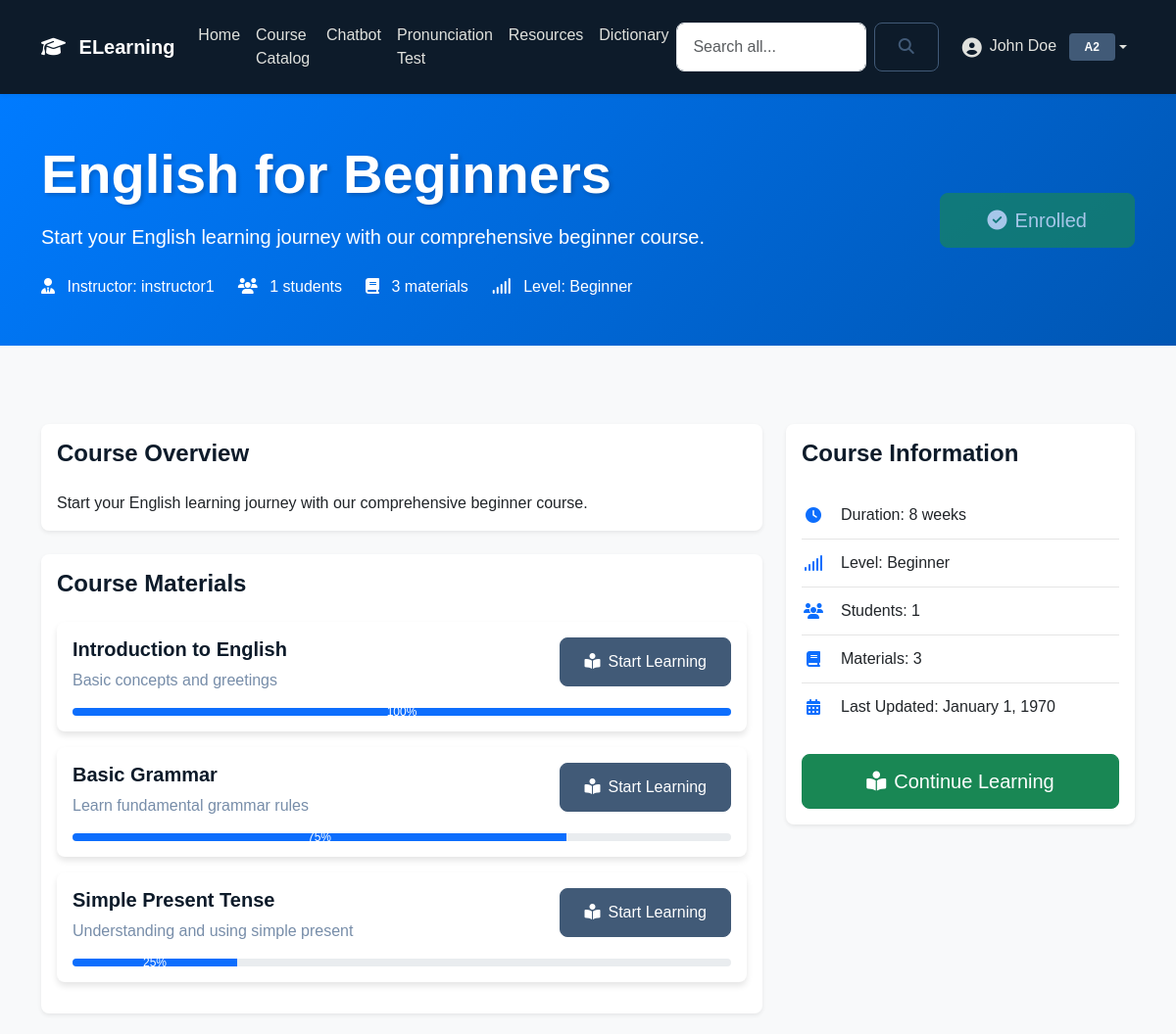
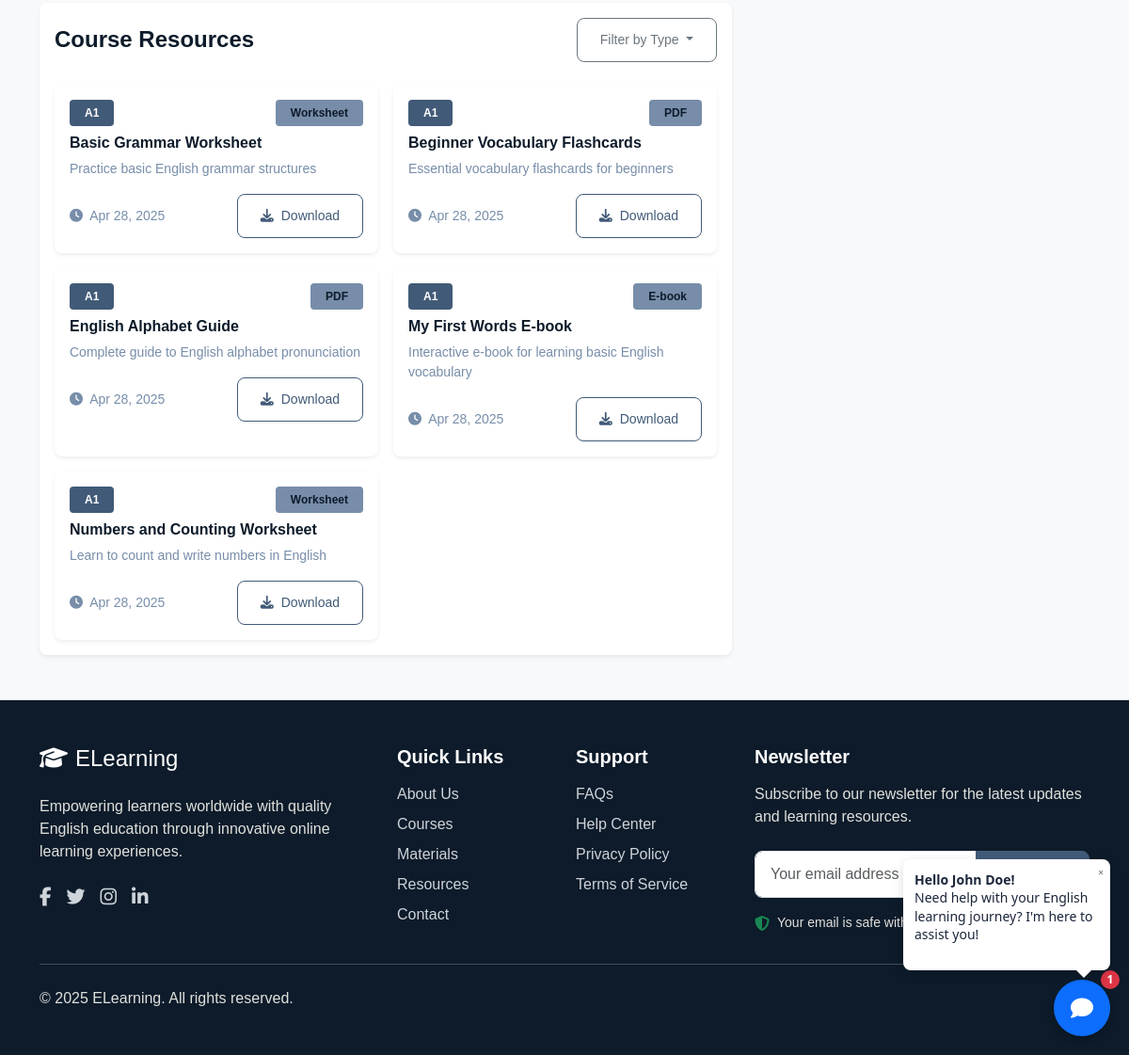
Screenshot of /course-details.php?id=1 (signed in) with the database file from the repository (2 pictures, top to bottom).
### tables this page shows
CREATE TABLE IF NOT EXISTS user_profiles (
    profile_id INT PRIMARY KEY AUTO_INCREMENT,
    user_id INT UNIQUE,
    full_name VARCHAR(100),
    proficiency_level CHAR(2) COMMENT 'A1, A2, B1, B2, C1, C2',
    profile_picture VARCHAR(255),
    FOREIGN KEY (user_id) REFERENCES users(user_id) ON DELETE CASCADE
);

CREATE TABLE IF NOT EXISTS courses (
    course_id INT PRIMARY KEY AUTO_INCREMENT,
    title VARCHAR(100) NOT NULL,
    description TEXT,
    instructor_id INT NOT NULL,
    level CHAR(2) NOT NULL COMMENT 'A1, A2, B1, B2, C1, C2',
    duration VARCHAR(50),
    difficulty_level VARCHAR(20),
    thumbnail_url VARCHAR(255),
    is_featured TINYINT(1) DEFAULT 0,
    created_at TIMESTAMP DEFAULT CURRENT_TIMESTAMP,
    updated_at TIMESTAMP NULL ON UPDATE CURRENT_TIMESTAMP,
    FOREIGN KEY (instructor_id) REFERENCES users(user_id)
);

CREATE TABLE IF NOT EXISTS users (
    user_id INT PRIMARY KEY AUTO_INCREMENT,
    username VARCHAR(50) UNIQUE NOT NULL,
    email VARCHAR(100) UNIQUE NOT NULL,
    password VARCHAR(255) NOT NULL,
    role TINYINT NOT NULL DEFAULT 1 COMMENT '0: admin, 1: student, 2: instructor',
    created_at TIMESTAMP DEFAULT CURRENT_TIMESTAMP,
    last_login TIMESTAMP NULL
);

CREATE TABLE IF NOT EXISTS course_materials (
    material_id INT PRIMARY KEY AUTO_INCREMENT,
    course_id INT NOT NULL,
    title VARCHAR(255) NOT NULL,
    description TEXT,
    content TEXT NOT NULL,
    order_number INT NOT NULL,
    created_at TIMESTAMP DEFAULT CURRENT_TIMESTAMP,
    updated_at TIMESTAMP NULL ON UPDATE CURRENT_TIMESTAMP,
    FOREIGN KEY (course_id) REFERENCES courses(course_id) ON DELETE CASCADE
);

CREATE TABLE IF NOT EXISTS resource_library (
    resource_id INT PRIMARY KEY AUTO_INCREMENT,
    title VARCHAR(255) NOT NULL,
    description TEXT,
    file_path VARCHAR(255) NOT NULL,
    file_type TINYINT NOT NULL COMMENT '0: pdf, 1: ebook, 2: worksheet',
    proficiency_level ENUM('A1', 'A2', 'B1', 'B2', 'C1', 'C2') NOT NULL,
    course_id INT NULL,
    upload_date TIMESTAMP DEFAULT CURRENT_TIMESTAMP,
    FOREIGN KEY (course_id) REFERENCES courses(course_id) ON DELETE SET NULL
);

### course-details.php (the view, shortened to what the rows shown need)
<?php
require_once 'includes/db.php';
$course_id = isset($_GET['id']) ? (int)$_GET['id'] : 0;
try {
    $stmt = $conn->prepare("
        SELECT c.*, u.username as instructor_name,
               COUNT(DISTINCT e.user_id) as enrolled_students,
               COUNT(DISTINCT m.material_id) as total_materials,
               (SELECT COUNT(*) FROM course_enrollments WHERE course_id = c.course_id AND user_id = ?) as is_enrolled
        FROM courses c
        LEFT JOIN users u ON c.instructor_id = u.user_id
        LEFT JOIN course_enrollments e ON c.course_id = e.course_id
        LEFT JOIN course_materials m ON c.course_id = m.course_id
        WHERE c.course_id = ?
        GROUP BY c.course_id
    ");
    $stmt->execute([$_SESSION['user_id'], $course_id]);
    $course = $stmt->fetch();
    $stmt = $conn->prepare("
        SELECT m.*,
               (SELECT progress FROM user_progress WHERE user_id = ? AND material_id = m.material_id) as user_progress
        FROM course_materials m
        WHERE m.course_id = ?
        ORDER BY m.order_number
    ");
    $stmt->execute([$_SESSION['user_id'], $course_id]);
    $materials = $stmt->fetchAll();
    $stmt = $conn->prepare("
        SELECT r.*
        FROM resource_library r
        WHERE r.course_id = ?
        ORDER BY r.proficiency_level ASC, r.title ASC
    ");
    $stmt->execute([$course_id]);
    $resources = $stmt->fetchAll();
    $resource_types = [0 => 'PDF', 1 => 'E-book', 2 => 'Worksheet'];
} catch(PDOException $e) {
    die('An error occurred.');
}
?>
<!DOCTYPE html>
<html lang="en">
<head>
    <link href="https://cdn.jsdelivr.net/npm/bootstrap@5.3.2/dist/css/bootstrap.min.css" rel="stylesheet">
    <link href="https://cdnjs.cloudflare.com/ajax/libs/font-awesome/6.4.2/css/all.min.css" rel="stylesheet">
    <link href="css/custom.css" rel="stylesheet">
    <link href="css/search-autocomplete.css" rel="stylesheet">
    <link href="css/floating-chatbot.css" rel="stylesheet">
</head>
<body class="bg-light">
    <?php include 'includes/nav.php'; ?>
    <div class="course-header">
        <div class="container">
            <div class="row align-items-center">
                <div class="col-lg-8">
                    <h1 class="display-4 mb-3"><?php echo htmlspecialchars($course['title']); ?></h1>
                    <p class="lead mb-4"><?php echo htmlspecialchars($course['description']); ?></p>
                    <div class="d-flex flex-wrap align-items-center gap-4">
                        <div>
                            <i class="fas fa-user-tie me-2"></i>
                            Instructor: <?php echo htmlspecialchars($course['instructor_name']); ?>
                        </div>
                        <div>
                            <i class="fas fa-users me-2"></i>
                            <?php echo $course['enrolled_students']; ?> students
                        </div>
                        <div>
                            <i class="fas fa-book me-2"></i>
                            <?php echo $course['total_materials']; ?> materials
                        </div>
                        <div>
                            <i class="fas fa-signal me-2"></i>
                            Level: <?php echo htmlspecialchars($course['difficulty_level']); ?>
                        </div>
                    </div>
                </div>
            </div>
        </div>
    </div>
    <div class="container py-5">
        <div class="row">
            <div class="col-lg-8">
                <div class="card border-0 shadow-sm mb-4">
                    <div class="card-body">
                        <h4 class="card-title mb-4">Course Overview</h4>
                        <p class="mb-0"><?php echo nl2br(htmlspecialchars($course['description'])); ?></p>
                    </div>
                </div>
                <div class="card border-0 shadow-sm">
                    <div class="card-body">
                        <?php if (empty($materials)): ?>
                        <p class="text-muted">No materials available yet.</p>
                        <?php else: ?>
                        <div class="materials-list">
                            <?php foreach ($materials as $material): ?>
                            <div class="card material-card mb-3">
                                <div class="card-body">
                                    <div class="d-flex justify-content-between align-items-start">
                                        <div class="me-3">
                                            <h5 class="card-title mb-2">
                                                <?php echo htmlspecialchars($material['title']); ?>
                                            </h5>
                                            <p class="text-muted mb-0">
                                                <?php echo htmlspecialchars($material['description']); ?>
                                            </p>
                                        </div>
                                        <?php if ($course['is_enrolled']): ?>
                                        <a href="material-details.php?id=<?php echo $material['material_id']; ?>"
                                            class="btn btn-primary">
                                            <i class="fas fa-book-reader me-2"></i>Start Learning
                                        </a>
                                        <?php endif; ?>
                                    </div>
                                    <?php if ($course['is_enrolled'] && isset($material['user_progress'])): ?>
                                    <div class="progress mt-3">
                                        <div class="progress-bar" role="progressbar"
                                            style="width: <?php echo $material['user_progress']; ?>%"
                                            aria-valuenow="<?php echo $material['user_progress']; ?>" aria-valuemin="0"
                                            aria-valuemax="100">
                                            <?php echo $material['user_progress']; ?>%
                                        </div>
                                    </div>
                                    <?php endif; ?>
                                </div>
                            </div>
                            <?php endforeach; ?>
                        </div>
                        <?php endif; ?>
                    </div>
                </div>
                <div class="card border-0 shadow-sm mt-4">
                    <div class="card-body">
                        <?php if (empty($resources)): ?>
                        <p class="text-muted">No resources available for this course.</p>
                        <?php else: ?>
                        <div class="row g-3" id="resourcesContainer">
                            <?php foreach ($resources as $resource): ?>
                            <div class="col-md-6 resource-item"
                                data-resource-type="<?php echo $resource['file_type']; ?>">
                                <div class="card h-100 border-0 shadow-sm">
                                    <div class="card-body p-3">
                                        <div class="d-flex justify-content-between align-items-center mb-2">
                                            <span
                                                class="badge bg-primary"><?php echo $resource['proficiency_level']; ?></span>
                                            <span
                                                class="badge bg-info"><?php echo $resource_types[$resource['file_type']]; ?></span>
                                        </div>
                                        <h5 class="card-title h6 mb-2">
                                            <?php echo htmlspecialchars($resource['title']); ?></h5>
                                        <p class="card-text small text-muted mb-3">
                                            <?php echo htmlspecialchars(substr($resource['description'], 0, 80)) . (strlen($resource['description']) > 80 ? '...' : ''); ?>
                                        </p>
                                        <div class="d-flex justify-content-between align-items-center">
                                            <small class="text-muted">
                                                <i class="fas fa-clock me-1"></i>
                                                <?php echo date('M d, Y', strtotime($resource['upload_date'])); ?>
                                            </small>
                                            <a href="<?php echo htmlspecialchars($resource['file_path']); ?>"
                                                class="btn btn-sm btn-outline-primary" target="_blank">
                                                <i class="fas fa-download me-1"></i> Download
                                            </a>
                                        </div>
                                    </div>
                                </div>
                            </div>
                            <?php endforeach; ?>
                        </div>
                        <?php endif; ?>
                    </div>
                </div>
            </div>
            <div class="col-lg-4">
                <div class="course-sidebar">
                    <div class="card border-0 shadow-sm">
                        <div class="card-body">
                            <ul class="list-unstyled course-info-list mb-4">
                                <li>
                                    <i class="fas fa-clock text-primary"></i>
                                    <span>Duration: <?php echo htmlspecialchars($course['duration']); ?></span>
                                </li>
                                <li>
                                    <i class="fas fa-signal text-primary"></i>
                                    <span>Level: <?php echo htmlspecialchars($course['difficulty_level']); ?></span>
                                </li>
                                <li>
                                    <i class="fas fa-calendar-alt text-primary"></i>
                                    <span>Last Updated:
                                        <?php echo date('F j, Y', strtotime($course['updated_at'])); ?></span>
                                </li>
                            </ul>
                        </div>
                    </div>
                </div>
            </div>
        </div>
    </div>
    <?php include 'includes/floating-chatbot.php'; ?>
</body>
</html>

### includes/nav.php (shortened to what the rows shown need)
<nav class="navbar navbar-expand-lg sticky-top navbar-dark">
    <div class="container">
        <div class="collapse navbar-collapse" id="navbarNav">
            <ul class="navbar-nav">
                <?php if (isset($_SESSION['user_id'])): ?>
                <?php
                    try {
                        $stmt = $conn->prepare("
                            SELECT up.profile_picture, up.proficiency_level, up.full_name,
                                   (SELECT test_date
                                    FROM level_test_results
                                    WHERE user_id = ?
                                    ORDER BY test_date DESC
                                    LIMIT 1) as last_test_date
                            FROM user_profiles up
                            WHERE up.user_id = ?
                        ");
                        $stmt->execute([$_SESSION['user_id'], $_SESSION['user_id']]);
                        $profile = $stmt->fetch();
                    } catch(PDOException $e) {
                        $profile = false;
                    }
                    ?>
                <li class="nav-item dropdown">
                    <a class="nav-link dropdown-toggle d-flex align-items-center" href="#" role="button"
                        data-bs-toggle="dropdown">
                        <?php if ($profile && !empty($profile['profile_picture'])): ?>
                        <img src="<?php echo htmlspecialchars($profile['profile_picture']); ?>" alt="Profile"
                            class="rounded-circle me-2" style="width: 32px; height: 32px; object-fit: cover;">
                        <?php else: ?>
                        <i class="fas fa-user-circle fa-lg me-2"></i>
                        <?php endif; ?>
                        <div>
                            <span
                                class="me-2"><?php echo htmlspecialchars($profile && !empty($profile['full_name']) ? $profile['full_name'] : $_SESSION['username']); ?></span>
                            <?php if ($profile && !empty($profile['proficiency_level'])): ?>
                            <span
                                class="badge bg-primary"><?php echo htmlspecialchars($profile['proficiency_level']); ?></span>
                            <?php endif; ?>
                        </div>
                    </a>
                </li>
                <?php endif; ?>
            </ul>
        </div>
    </div>
</nav>

### includes/floating-chatbot.php (shortened to what the rows shown need)
<?php
$stmt = $conn->prepare("SELECT full_name FROM user_profiles WHERE user_id = ?");
$stmt->execute([$_SESSION['user_id']]);
$profile = $stmt->fetch();
$display_name = htmlspecialchars($profile && !empty($profile['full_name']) ? $profile['full_name'] : $_SESSION['username']);
?>
<div class="floating-chatbot">
    <div class="welcome-bubble" id="welcome-bubble">
        <div class="close-welcome" id="close-welcome">&times;</div>
        <strong>Hello <?php echo $display_name; ?>!</strong>
        <p>Need help with your English learning journey? I'm here to assist you!</p>
    </div>
</div>

### rows the page displays
user_profiles: full_name "John Doe", proficiency_level "A2"
courses: title "English for Beginners", description "Start your English learning journey with our comprehensive beginner course.", instructor.username "instructor1", difficulty_level "Beginner", duration "8 weeks", updated_at "January 1, 1970"
course_materials: title "Introduction to English", description "Basic concepts and greetings", user_progress "100"
course_materials: title "Basic Grammar", description "Learn fundamental grammar rules", user_progress "75"
course_materials: title "Simple Present Tense", description "Understanding and using simple present", user_progress "25"
resource_library: proficiency_level "A1", file_type "Worksheet", title "Basic Grammar Worksheet", description "Practice basic English grammar structures", upload_date "Apr 28, 2025"
resource_library: proficiency_level "A1", file_type "PDF", title "Beginner Vocabulary Flashcards", description "Essential vocabulary flashcards for beginners", upload_date "Apr 28, 2025"
resource_library: proficiency_level "A1", file_type "PDF", title "English Alphabet Guide", description "Complete guide to English alphabet pronunciation", upload_date "Apr 28, 2025"
resource_library: proficiency_level "A1", file_type "E-book", title "My First Words E-book", description "Interactive e-book for learning basic English vocabulary", upload_date "Apr 28, 2025"
resource_library: proficiency_level "A1", file_type "Worksheet", title "Numbers and Counting Worksheet", description "Learn to count and write numbers in English", upload_date "Apr 28, 2025"

### other values shown
$course['enrolled_students'] "1"
$course['total_materials'] "3"
